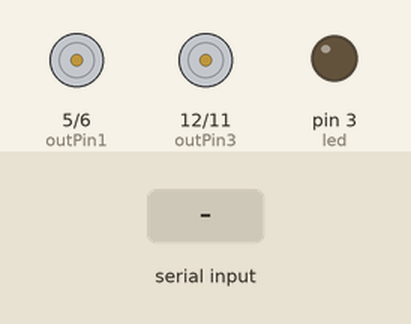
Recording of a sketch running on a simulated Arduino Uno, built with avr-gcc and run on an emulated ATmega328P. Parts: motor-driver pin pairs drawn as motors (green arrow = first pin HIGH = forward, orange = second pin HIGH = backward, longer = more drive), output pins drawn as LEDs (lit = HIGH). The test bench sets the inputs (shaded band).

Above: at 1.2 s.
1.3 s: "F" received over Serial
At 1.6 s:
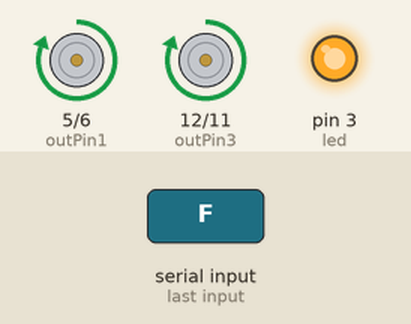
2.8 s: "B" received over Serial
At 3.9 s:
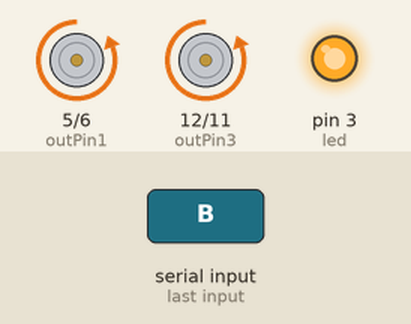
4.3 s: "S" received over Serial
At 5.1 s:
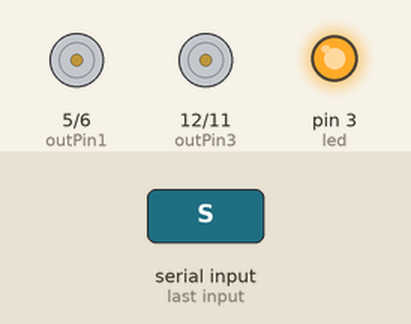
5.8 s: "R" received over Serial
At 6.2 s:
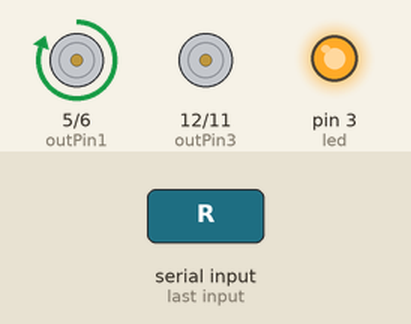
7.3 s: "L" received over Serial
At 8.5 s:
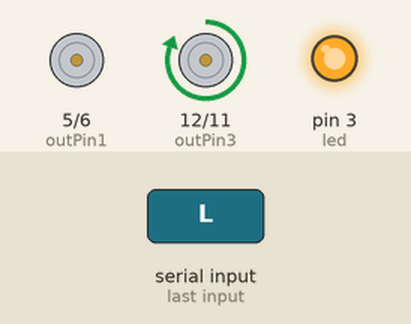
8.8 s: "I" received over Serial
At 9.7 s:
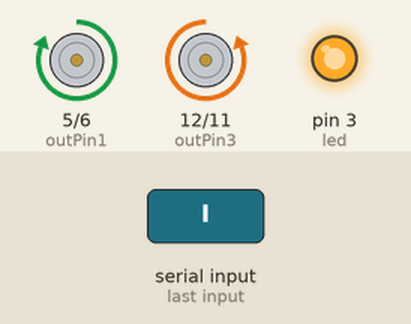
Timing chart, 0 to 11.3 s (numbered marks = the images above; inputs shaded):
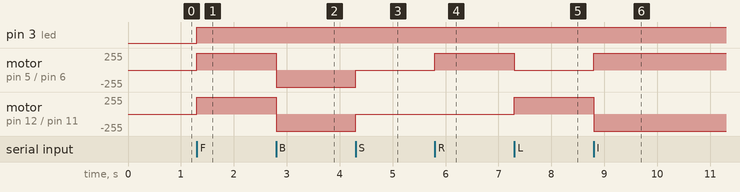

Measured:
- after the input at 1.3 s, pin 3 (led): LOW → HIGH at once; motor on pin 5 (outPin1) / pin 6 (outPin2), motor on pin 12 (outPin3) / pin 11 (outPin4): stopped → forward 255/255 at once
- after the input at 2.8 s, motor on pin 5 (outPin1) / pin 6 (outPin2), motor on pin 12 (outPin3) / pin 11 (outPin4): forward 255/255 → backward 255/255 at once
- after the input at 4.3 s, motor on pin 5 (outPin1) / pin 6 (outPin2), motor on pin 12 (outPin3) / pin 11 (outPin4): backward 255/255 → stopped at once
- after the input at 5.8 s, motor on pin 5 (outPin1) / pin 6 (outPin2): stopped → forward 255/255 at once
- after the input at 7.3 s, motor on pin 5 (outPin1) / pin 6 (outPin2): forward 255/255 → stopped at once; motor on pin 12 (outPin3) / pin 11 (outPin4): stopped → forward 255/255 at once
- after the input at 8.8 s, motor on pin 5 (outPin1) / pin 6 (outPin2): stopped → forward 255/255 at once; motor on pin 12 (outPin3) / pin 11 (outPin4): forward 255/255 → backward 255/255 at once

The sketch:

rc_car.ino
```cpp
/*ANDROID ARDUINO BLUETOOTH RC CAR  */
//this is arduino code//
/*-----------------------code start here -------------------------------------*/
int led = 3;        //led
int outPin1 = 5;     //motor1
int outPin2 = 6;    //motor1
int outPin4 = 11;   //motor2
int outPin3 = 12;   //motor2
char bt = 0;       //BT
/*------------------------------------------------------------------------------*/
void setup()
{
Serial.begin(9600);
pinMode(outPin1,OUTPUT);
pinMode(outPin2,OUTPUT);
pinMode(outPin3,OUTPUT);
pinMode(outPin4,OUTPUT);
pinMode(led,OUTPUT);
}
void loop()
{
if (Serial.available() > 0)
{
 bt = Serial.read();
 digitalWrite(led, 1);
 /*________________________________________________________________________*/
 if(bt == 'F')        //move forwards
 {
   digitalWrite(outPin1,HIGH);
   digitalWrite(outPin2,LOW);
   digitalWrite(outPin3,HIGH);
   digitalWrite(outPin4,LOW);
 }
 else if (bt == 'B')       //move backwards
 {
   digitalWrite(outPin1,LOW);
   digitalWrite(outPin2,HIGH);
   digitalWrite(outPin3,LOW);
   digitalWrite(outPin4,HIGH);
 }
 else if (bt == 'S')     //stop!!
 {
   digitalWrite(outPin1,LOW);
   digitalWrite(outPin2,LOW);
   digitalWrite(outPin3,LOW);
   digitalWrite(outPin4,LOW);
 }
 else if (bt == 'R')    //right
 {
   digitalWrite(outPin1,HIGH);
   digitalWrite(outPin2,LOW);
   digitalWrite(outPin3,LOW);
   digitalWrite(outPin4,LOW);
 }
 else if (bt == 'L')     //left
 {
   digitalWrite(outPin1,LOW);
   digitalWrite(outPin2,LOW);
   digitalWrite(outPin3,HIGH);
   digitalWrite(outPin4,LOW);
 }
 else if (bt == 'I')    //forward right
 {
   digitalWrite(outPin1,HIGH);
   digitalWrite(outPin2,LOW);
   digitalWrite(outPin3,LOW);
   digitalWrite(outPin4,HIGH);
 }
 else if (bt == 'G')    //forward left
 {
   digitalWrite(outPin1,LOW);
   digitalWrite(outPin2,HIGH);
   digitalWrite(outPin3,HIGH);
   digitalWrite(outPin4,LOW);
 }
 }
}
/*---------------- E N  D ------------------------------------------------------*/
```
